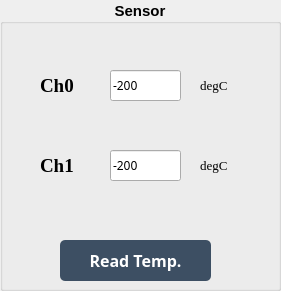
   <widget class="QGroupBox" name="groupBox_sensor">
    <property name="geometry">
     <rect>
      <x>400</x>
      <y>300</y>
      <width>281</width>
      <height>291</height>
     </rect>
    </property>
    <property name="font">
     <font>
      <pointsize>11</pointsize>
      <weight>75</weight>
      <bold>true</bold>
     </font>
    </property>
    <property name="autoFillBackground">
     <bool>true</bool>
    </property>
    <property name="title">
     <string>Sensor</string>
    </property>
    <property name="alignment">
     <set>Qt::AlignCenter</set>
    </property>
    <property name="flat">
     <bool>false</bool>
    </property>
    <widget class="QLineEdit" name="lineEdit_sensor1">
     <property name="geometry">
      <rect>
       <x>110</x>
       <y>150</y>
       <width>71</width>
       <height>31</height>
      </rect>
     </property>
     <property name="font">
      <font>
       <family>微軟正黑體</family>
       <pointsize>9</pointsize>
       <weight>50</weight>
       <bold>false</bold>
      </font>
     </property>
     <property name="text">
      <string>-200</string>
     </property>
    </widget>
    <widget class="QLabel" name="lb_channel0">
     <property name="geometry">
      <rect>
       <x>40</x>
       <y>60</y>
       <width>61</width>
       <height>51</height>
      </rect>
     </property>
     <property name="font">
      <font>
       <family>Times New Roman</family>
       <pointsize>14</pointsize>
       <weight>75</weight>
       <bold>true</bold>
      </font>
     </property>
     <property name="text">
      <string>Ch0</string>
     </property>
    </widget>
    <widget class="QLabel" name="lb_channel1">
     <property name="geometry">
      <rect>
       <x>40</x>
       <y>140</y>
       <width>61</width>
       <height>51</height>
      </rect>
     </property>
     <property name="font">
      <font>
       <family>Times New Roman</family>
       <pointsize>14</pointsize>
       <weight>75</weight>
       <bold>true</bold>
      </font>
     </property>
     <property name="text">
      <string>Ch1</string>
     </property>
    </widget>
    <widget class="QLineEdit" name="lineEdit_sensor0">
     <property name="geometry">
      <rect>
       <x>110</x>
       <y>70</y>
       <width>71</width>
       <height>31</height>
      </rect>
     </property>
     <property name="font">
      <font>
       <family>微軟正黑體</family>
       <pointsize>9</pointsize>
       <weight>50</weight>
       <bold>false</bold>
      </font>
     </property>
     <property name="text">
      <string>-200</string>
     </property>
    </widget>
    <widget class="QPushButton" name="btn_temp">
     <property name="geometry">
      <rect>
       <x>60</x>
       <y>240</y>
       <width>151</width>
       <height>41</height>
      </rect>
     </property>
     <property name="font">
      <font>
       <family>微軟正黑體</family>
       <pointsize>12</pointsize>
       <weight>75</weight>
       <bold>true</bold>
      </font>
     </property>
     <property name="styleSheet">
      <string notr="true">QPushButton {
    background-color: rgb(61, 79, 99);
    border-radius : 5px;
    color:  rgb(255, 255, 255);
}


QPushButton:pressed{
	background-color: rgb(52, 137, 235);
}</string>
     </property>
     <property name="text">
      <string>Read Temp.</string>
     </property>
    </widget>
    <widget class="QLabel" name="lb_unit">
     <property name="geometry">
      <rect>
       <x>200</x>
       <y>60</y>
       <width>41</width>
       <height>51</height>
      </rect>
     </property>
     <property name="font">
      <font>
       <family>Times New Roman</family>
       <pointsize>10</pointsize>
       <weight>50</weight>
       <bold>false</bold>
      </font>
     </property>
     <property name="text">
      <string>degC</string>
     </property>
    </widget>
    <widget class="QLabel" name="lb_unit0">
     <property name="geometry">
      <rect>
       <x>200</x>
       <y>140</y>
       <width>41</width>
       <height>51</height>
      </rect>
     </property>
     <property name="font">
      <font>
       <family>Times New Roman</family>
       <pointsize>10</pointsize>
       <weight>50</weight>
       <bold>false</bold>
      </font>
     </property>
     <property name="text">
      <string>degC</string>
     </property>
    </widget>
   </widget>
